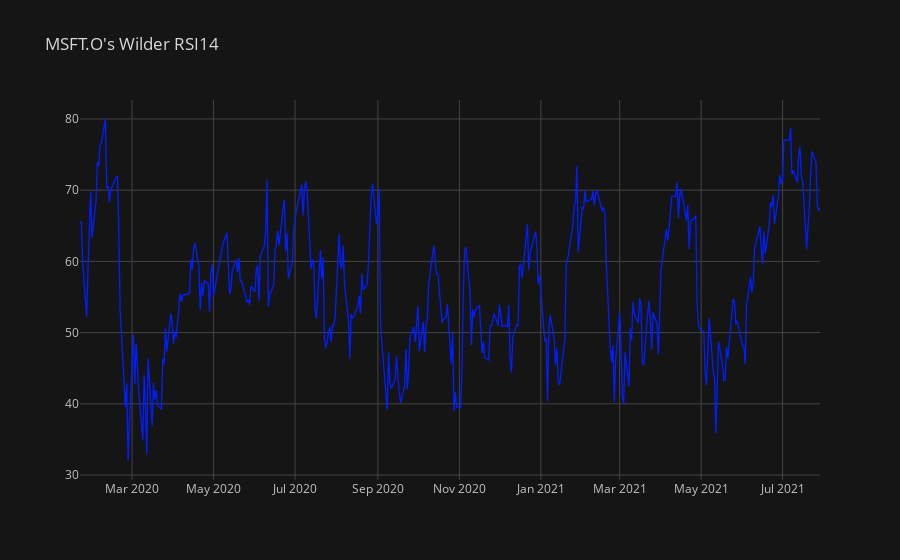

Notebook source saved alongside this figure:
### Code cell
df["MSFT.O's RSI14"].dropna().iplot(title="MSFT.O's Wilder RSI14",
                                    colors="#001EFF", theme="solar")

### Figure 1 — Plotly figure (JSON) as saved in the notebook; plotly's stock layout.template omitted (floating-point values rounded to 4 significant figures; data arrays with more than 128 entries replaced by an {"elided": "..."} marker saying what was removed)
{"data": [{"line": {"color": "rgba(0, 30, 255, 1.0)", "dash": "solid", "shape": "linear", "width": 1.3}, "mode": "lines", "name": "MSFT.O's RSI14", "text": "", "type": "scatter", "x": {"elided": "384 str values"}, "y": {"elided": "384 float values"}}], "layout": {"autosize": true, "legend": {"bgcolor": "#151516", "font": {"color": "#D9D9D9"}}, "paper_bgcolor": "#151516", "plot_bgcolor": "#151516", "title": {"font": {"color": "#D9D9D9"}, "text": "MSFT.O's Wilder RSI14"}, "xaxis": {"autorange": true, "gridcolor": "#434343", "range": ["2020-01-22", "2021-07-29"], "showgrid": true, "tickfont": {"color": "#C2C2C2"}, "title": {"font": {"color": "#D9D9D9"}, "text": ""}, "type": "date", "zerolinecolor": "#666570"}, "yaxis": {"autorange": true, "gridcolor": "#434343", "range": [29.3, 82.66], "showgrid": true, "tickfont": {"color": "#C2C2C2"}, "title": {"font": {"color": "#D9D9D9"}, "text": ""}, "type": "linear", "zerolinecolor": "#666570"}}}
